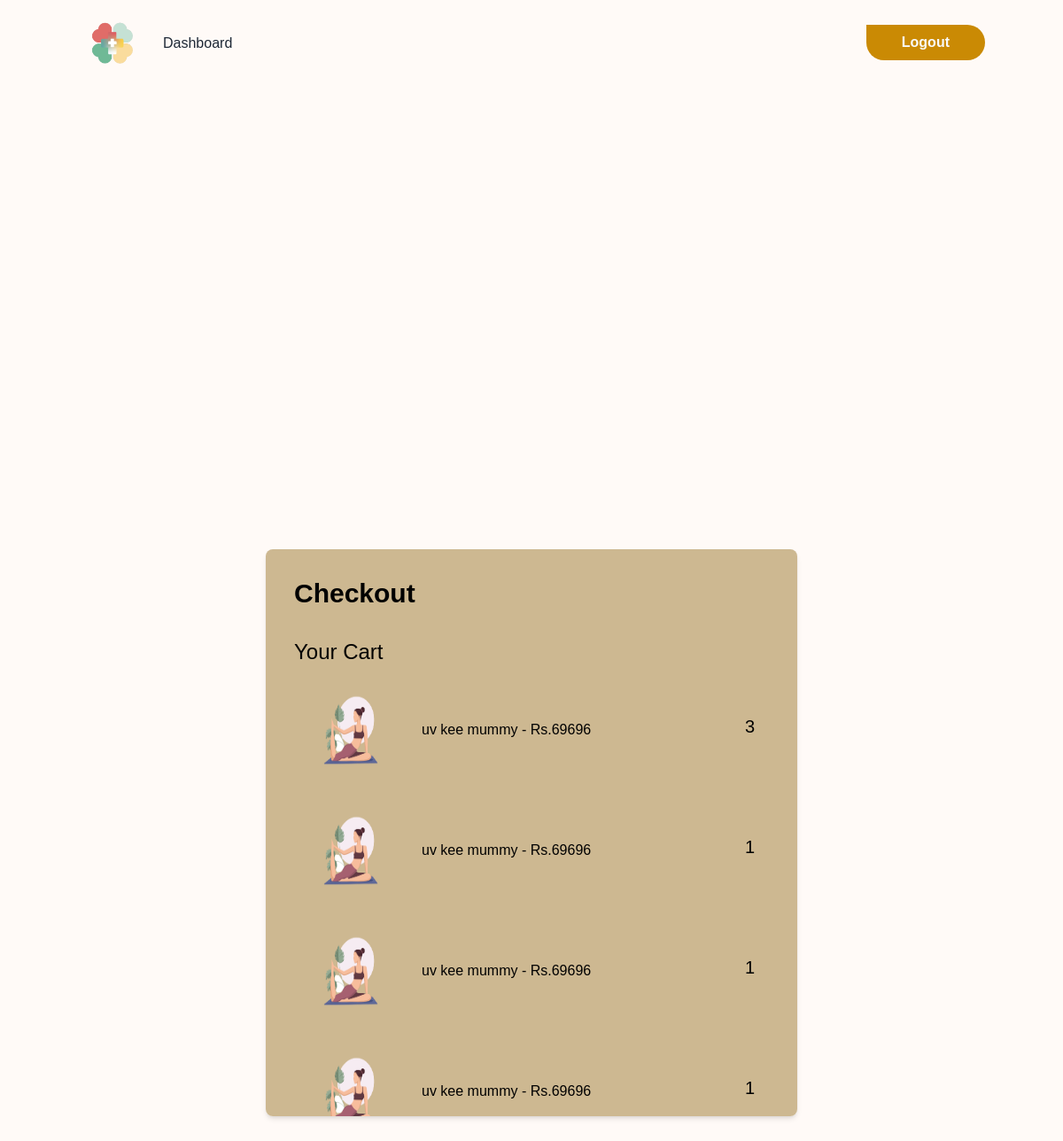
Page /cart (signed in) on the committed database.
### hack/models.py (models this page shows)
class Product(db.Model):
    id = db.Column(db.Integer, primary_key=True)
    image = db.Column(db.String, default='default.png')
    category = db.Column(db.String, nullable=False)
    name = db.Column(db.String, nullable=False)
    price = db.Column(db.Integer, nullable=False)

class UserProduct(db.Model):
    id = db.Column(db.Integer, primary_key=True)
    user_id = db.Column(db.Integer, db.ForeignKey('user.id'), nullable=False)
    product_id = db.Column(db.Integer, db.ForeignKey('product.id'), nullable=False)
    qty = db.Column(db.Integer, default=1)

### app.py (the view)
@app.route('/cart')
@login_required
def cart():
    searchform = SearchForm()
    total = 0
    user_products = UserProduct.query.filter_by(user_id=current_user.id).all()
    products = (
        db.session.query(Product)
        .join(UserProduct)
        .filter(UserProduct.user_id == current_user.id)
        .all()
    )
    for entry in current_user.products:
        product = Product.query.filter_by(id=entry.product_id).first()
        total += product.price * entry.qty
    key=app.config['STRIPE_PUBLISHABLE_KEY']
    return render_template('cart.html', searchform=searchform, total=total, key=key, products=products, user_products=user_products)

### hack/models.py (called while the page is built)
@login_manager.user_loader
def load_user(user_id):
    return User.query.get(user_id)

### hack/templates/cart.html (shortened to what this page needs)
{% extends 'base.html' %}
{% block content %}
<div class="flex justify-center items-center h-screen">
  <div class="w-1/2 mx-auto bg-[#cdb891] p-8 rounded-lg shadow-md cart-container" style="max-height: 80vh; overflow-y: auto;">
    <h1 class="text-3xl font-bold mb-8">Checkout</h1>
    <div class="mb-6">
      <h2 class="text-2xl mb-2">Your Cart</h2>
      <ul>
        {% for i in user_products %}
        {% for prod in products %}
          {% if prod.id == i.product_id %}
          <li class="flex items-center mb-2">
            <img src="{{url_for('static', filename=prod.image.replace('/static/', ''))}}" alt="{{i.name}}" class="w-32 h-32 p-4  mr-4">
            <h1>{{prod.name}} - Rs. <h1>{{prod.price}}</h1></h1>
            <div class="ml-auto flex items-center">
              <span class="px-2 text-xl mb-2">{{i.qty}}</span>
            </div>
          </li>
          {% endif %}
        {% endfor %}
        {% endfor %}
      </ul>
    </div>
  </div>
</div>
{% endblock content %}

### rows in the picture
UserProduct: qty "3"
Product: image (placeholder picture), name "uv kee mummy", price "69696"
UserProduct: qty "1"
UserProduct: qty "1"
UserProduct: qty "1"
